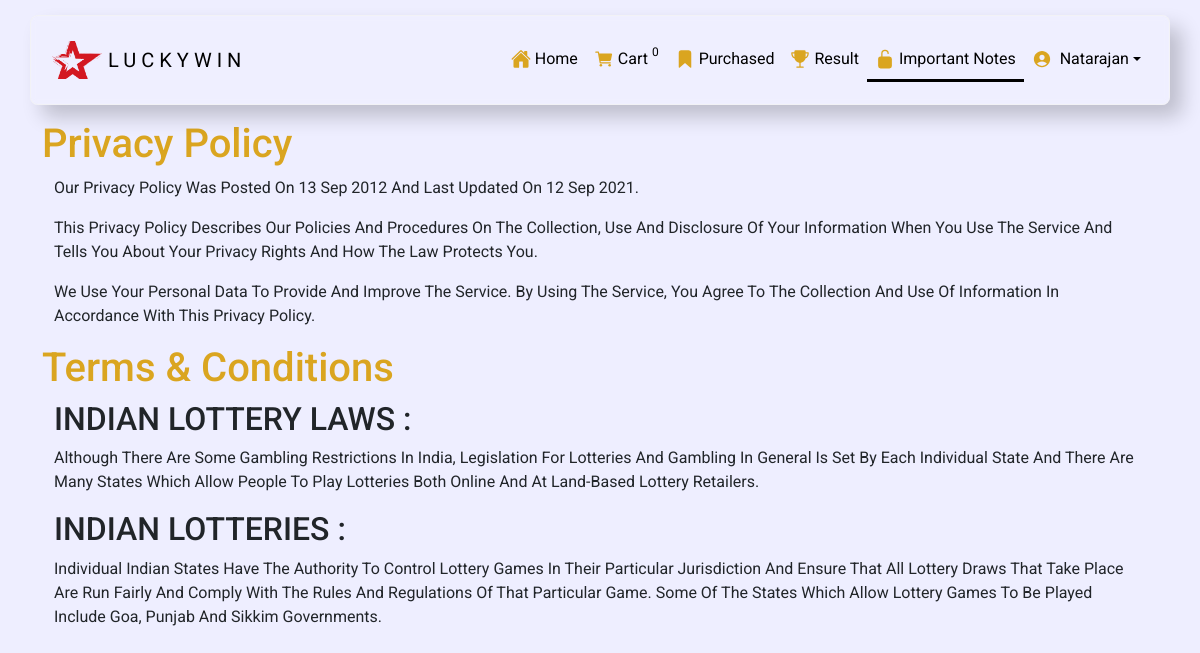
The page /about.php (signed in) on the database its author committed.
### tables this page shows
CREATE TABLE `logo` (
  `id` int(100) NOT NULL,
  `title` varchar(255) NOT NULL,
  `image` varchar(255) NOT NULL,
  `created` timestamp NOT NULL DEFAULT current_timestamp() ON UPDATE current_timestamp(),
  `status` tinyint(1) NOT NULL
);

CREATE TABLE `editor` (
  `id` int(100) NOT NULL,
  `content` text NOT NULL,
  `created` datetime NOT NULL,
  `status` tinyint(1) NOT NULL
);

CREATE TABLE `terms` (
  `id` int(100) NOT NULL,
  `content` text NOT NULL,
  `created` varchar(255) NOT NULL,
  `status` tinyint(1) NOT NULL
);

### about.php (the view, shortened to what this page needs)
<?php
include "config/config.php";
?>
<!DOCTYPE html>
<html>
<head>
	<link href="https://cdn.jsdelivr.net/npm/bootstrap@5.0.2/dist/css/bootstrap.min.css" rel="stylesheet">
    <link rel="stylesheet" href="https://cdnjs.cloudflare.com/ajax/libs/font-awesome/6.4.2/css/all.min.css" />
</head>
<body>
<nav class="navbar navbar-expand-lg fixed-top" style="background-color: #eeeeff;">
  <div class="container" style="  background-color: rgba(255, 255, 255, 0.08);
  box-shadow: 12px 12px 20px rgba(0, 0, 0, 0.2);
  border: 1px solid rgba(243, 243, 243, 0.7);
  border-radius: 8px;
  backdrop-filter: blur(3px);
  padding: 20px;">
      <?php
        $sqllogo="select * from logo where status=1";
        $resultlogo=$connection->query($sqllogo);
       if(mysqli_num_rows($resultlogo)>0){
       if($row=mysqli_fetch_assoc($resultlogo)){
        ?>
        <a class="navbar-brand" href="index.php" style="display: flex;justify-content: flex-start;align-items: center;">
    <img src="admin/logo/uploads/<?php echo $row['image'] ?>" alt="<?php echo $row['image'] ?>"  width="52" height="38"  class="navbarlogo">
     <span style="letter-spacing: 5px;text-transform: uppercase;"><?php echo $row['title'] ?></span>
    </a>
        <?php
    }}
    ?>
    <div class="collapse navbar-collapse text-white" id="navbarSupportedContent">
      <ul class="navbar-nav ms-auto mb-2 mb-lg-0 ">
        <li class="nav-item">
          <a class="nav-link   d-flex align-items-center" aria-current="page" href="index.php"><ion-icon name="home"></ion-icon>&nbsp;Home</a>
        </li>
        <li class="nav-item ">
          <a class="nav-link  d-flex align-items-center" id="adynamiccount" href="cart.php"><ion-icon name="cart"></ion-icon>&nbsp;Cart&nbsp;<sup id="dynamiccount">
            <?php
            if(empty(($_SESSION["cart"])))
            {
                echo "0";
            }else{
                echo count($_SESSION["cart"]);
            } ?>
            <sup></a>
        </li>
         <li class="nav-item">
          <a class="nav-link  d-flex align-items-center"  href="purchased.php"><ion-icon name="bookmark"></ion-icon>&nbsp;Purchased</a>
        </li>
        <li class="nav-item ">
          <a class="nav-link  d-flex align-items-center" href="results.php"><ion-icon name="trophy"></ion-icon>&nbsp;Result</a>
        </li>
        <li class="nav-item ">
          <a class="nav-link  active-nav d-flex align-items-center" href="about.php"> <ion-icon name="lock-open"></ion-icon>&nbsp;Important notes</a>
        </li>
        <li class="nav-item dropdown">
          <a class="nav-link dropdown-toggle  d-flex align-items-center" href="#" id="navbarDarkDropdownMenuLink" role="button" data-bs-toggle="dropdown" aria-expanded="false">
          <ion-icon name="person-circle"></ion-icon>&nbsp;
          <?php echo $_SESSION["name"];?>
          </a>
        </li>
      </ul>
    </div>
  </div>
</nav>
<div class="container" style="margin-top:120px">
  <h1 style="color: goldenrod;">Privacy Policy</h1>
	<?php
$sql = "SELECT * FROM `editor` where status=1";
$resultset = mysqli_query($connection, $sql) or die("database error:". mysqli_error($connection));
if(mysqli_num_rows($resultset)>0){
while( $rows = mysqli_fetch_assoc($resultset) ) {
?>
<div class="container" style="margin-top:5px;font-family:'Roboto',sans-serif">
       <?php
       echo  $rows['content'];
       ?>
</div>
<?php
}
}
else{
	echo "<center>No Data Found</center>";
}
?>
<h1 style="color: goldenrod;">Terms & conditions</h1>
<?php
$sql = "SELECT * FROM `terms` where status=1";
$resultset = mysqli_query($connection, $sql) or die("database error:". mysqli_error($connection));
if(mysqli_num_rows($resultset)>0){
while( $rows = mysqli_fetch_assoc($resultset) ) {
?>
<div class="container" style="margin-top:5px;font-family:'Roboto',sans-serif">
       <?php
       echo  $rows['content'];
       ?>
</div>
<?php
}
}
else{
  echo "<center>No Data Found</center>";
}
?>
</div>
</body>
</html>

### about.php (style rules this page uses)
body { font-family: 'Roboto',sans-serif; background: #eeeeff; text-transform: capitalize; }
.navbarlogo { ; object-fit: cover; }
.active-nav { border-bottom: 3px solid black; }
ion-icon { color: goldenrod; font-size:20px }
.navbar { padding: 15px 0; }
.navbar-brand { color: black; }
.nav-item .nav-link { color: black; }

### rows shown on the page
logo: image (picture), title "LUCKYWIN"
editor: content "Our Privacy Policy Was Posted On 13 Sep 2012 And Last Updated On 12 Sep 2021. This Privacy Policy Describes Our Policies And Procedures On The Collection, Use And Disclosure Of Your Information When You Use The Service And Tells You About Your Privacy Rights And How The Law Protects You. We Use Your Personal Data To Provide And Improve The Service. By Using The Service, You Agree To The Collection And Use Of Information In Accordance With This Privacy Policy."
terms: content "INDIAN LOTTERY LAWS : Although There Are Some Gambling Restrictions In India, Legislation For Lotteries And Gambling In General Is Set By Each Individual State And There Are Many States Which Allow People To Play Lotteries Both Online And At Land-Based Lottery Retailers."
terms: content "INDIAN LOTTERIES : Individual Indian States Have The Authority To Control Lottery Games In Their Particular Jurisdiction And Ensure That All Lottery Draws That Take Place Are Run Fairly And Comply With The Rules And Regulations Of That Particular Game. Some Of The States Which Allow Lottery Games To Be Played Include Goa, Punjab And Sikkim Governments."

### other values the page prints
$_SESSION["name"] "Natarajan"
